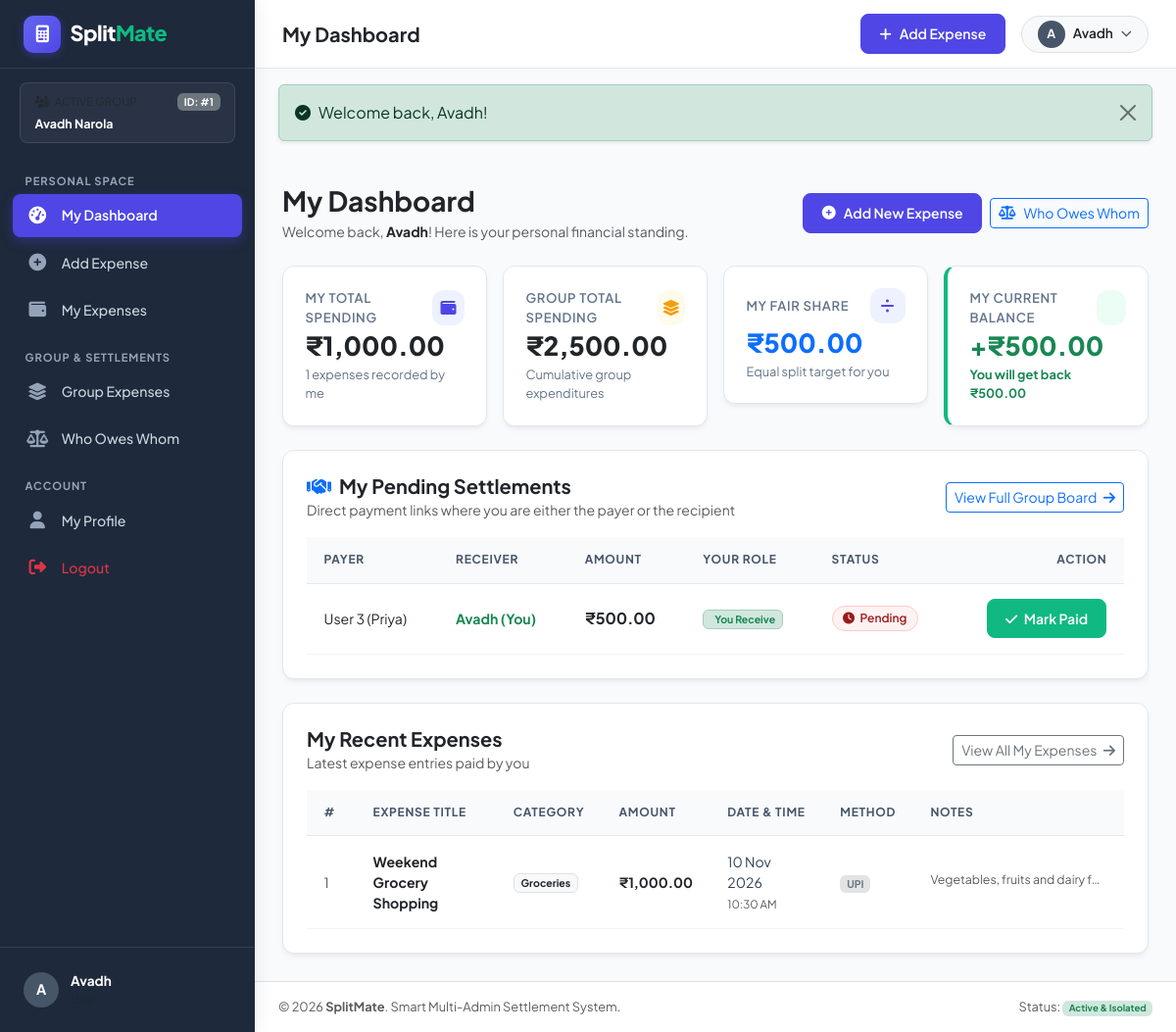
/user/dashboard.php (signed in), run on the app's committed database.
### tables this page shows
CREATE TABLE `users` (
    `user_id` INT AUTO_INCREMENT PRIMARY KEY,
    `admin_id` INT NOT NULL,
    `full_name` VARCHAR(100) NOT NULL,
    `email` VARCHAR(150) NOT NULL UNIQUE,
    `phone` VARCHAR(20) NOT NULL,
    `password` VARCHAR(255) NOT NULL,
    `status` ENUM('active', 'inactive') DEFAULT 'active',
    `email_verified` TINYINT(1) DEFAULT 0,
    `created_at` TIMESTAMP DEFAULT CURRENT_TIMESTAMP,
    `updated_at` TIMESTAMP DEFAULT CURRENT_TIMESTAMP ON UPDATE CURRENT_TIMESTAMP,
    CONSTRAINT `fk_users_admin` FOREIGN KEY (`admin_id`) REFERENCES `admins` (`admin_id`) ON DELETE CASCADE
);

CREATE TABLE `settlements` (
    `settlement_id` INT AUTO_INCREMENT PRIMARY KEY,
    `admin_id` INT NOT NULL,
    `payer_id` INT NOT NULL,
    `receiver_id` INT NOT NULL,
    `amount` DECIMAL(12, 2) NOT NULL,
    `period_start` DATE NULL,
    `period_end` DATE NULL,
    `status` ENUM('pending', 'paid') DEFAULT 'pending',
    `paid_at` DATETIME NULL,
    `confirmed_by` VARCHAR(100) NULL,
    `payment_method` VARCHAR(50) NULL,
    `notes` TEXT NULL,
    `created_at` TIMESTAMP DEFAULT CURRENT_TIMESTAMP,
    `updated_at` TIMESTAMP DEFAULT CURRENT_TIMESTAMP ON UPDATE CURRENT_TIMESTAMP,
    INDEX `idx_settlement_admin` (`admin_id`),
    INDEX `idx_settlement_payer` (`payer_id`),
    INDEX `idx_settlement_receiver` (`receiver_id`),
    INDEX `idx_settlement_status` (`status`),
    CONSTRAINT `fk_settlements_admin` FOREIGN KEY (`admin_id`) REFERENCES `admins` (`admin_id`) ON DELETE CASCADE,
    CONSTRAINT `fk_settlements_payer` FOREIGN KEY (`payer_id`) REFERENCES `users` (`user_id`) ON DELETE CASCADE,
    CONSTRAINT `fk_settlements_receiver` FOREIGN KEY (`receiver_id`) REFERENCES `users` (`user_id`) ON DELETE CASCADE
);

CREATE TABLE `expenses` (
    `expense_id` INT AUTO_INCREMENT PRIMARY KEY,
    `admin_id` INT NOT NULL,
    `user_id` INT NOT NULL,
    `title` VARCHAR(150) NOT NULL,
    `description` TEXT NULL,
    `amount` DECIMAL(12, 2) NOT NULL,
    `category` VARCHAR(50) NOT NULL,
    `expense_date` DATE NOT NULL,
    `expense_time` TIME NOT NULL,
    `payment_method` ENUM('Cash', 'UPI', 'Card', 'Net Banking', 'Other') DEFAULT 'UPI',
    `created_at` TIMESTAMP DEFAULT CURRENT_TIMESTAMP,
    `updated_at` TIMESTAMP DEFAULT CURRENT_TIMESTAMP ON UPDATE CURRENT_TIMESTAMP,
    INDEX `idx_expense_admin` (`admin_id`),
    INDEX `idx_expense_user` (`user_id`),
    INDEX `idx_expense_date` (`expense_date`),
    CONSTRAINT `fk_expenses_admin` FOREIGN KEY (`admin_id`) REFERENCES `admins` (`admin_id`) ON DELETE CASCADE,
    CONSTRAINT `fk_expenses_user` FOREIGN KEY (`user_id`) REFERENCES `users` (`user_id`) ON DELETE CASCADE
);

### user/dashboard.php (the view, shortened to what the rows shown need)
<?php
require_once __DIR__ . '/../includes/auth.php';
$userId  = current_user_id();
$adminId = current_admin_id();
$stats = get_user_dashboard_stats($userId, $adminId);
require_once __DIR__ . '/../includes/header.php';
?>
<?php if (!empty($stats['settlements'])): ?>
    <div class="sm-card p-4 mb-4">
        <div class="table-responsive">
            <table class="table table-custom">
                <thead>
                    <tr>
                        <th>Payer</th>
                        <th>Receiver</th>
                        <th>Amount</th>
                        <th>Your Role</th>
                        <th>Status</th>
                        <th class="text-end">Action</th>
                    </tr>
                </thead>
                <tbody>
                    <?php foreach ($stats['settlements'] as $st): ?>
                        <?php
                        $iAmPayer = ((int)$st['payer_id'] === $userId);
                        $isPaid = ($st['status'] === 'paid');
                        ?>
                        <tr>
                            <td class="<?= $iAmPayer ? 'fw-bold text-danger' : 'text-dark' ?>">
                                <?= e($st['payer_name']) ?> <?= $iAmPayer ? '(You)' : '' ?>
                            </td>
                            <td class="<?= !$iAmPayer ? 'fw-bold text-success' : 'text-dark' ?>">
                                <?= e($st['receiver_name']) ?> <?= !$iAmPayer ? '(You)' : '' ?>
                            </td>
                            <td class="fw-bold text-dark fs-6"><?= format_currency($st['amount']) ?></td>
                            <td>
                                <?php if ($iAmPayer): ?>
                                    <span class="badge bg-danger-subtle text-danger border border-danger-subtle">
                                        <i class="fa-solid fa-arrow-up-right me-1"></i>You Pay
                                    </span>
                                <?php else: ?>
                                    <span class="badge bg-success-subtle text-success border border-success-subtle">
                                        <i class="fa-solid fa-arrow-down-left me-1"></i>You Receive
                                    </span>
                                <?php endif; ?>
                            </td>
                            <td>
                                <?php if ($isPaid): ?>
                                    <span class="badge badge-custom badge-paid"><i class="fa-solid fa-check"></i> Paid</span>
                                <?php else: ?>
                                    <span class="badge badge-custom badge-pending"><i class="fa-solid fa-clock"></i> Pending</span>
                                <?php endif; ?>
                            </td>
                            <td class="text-end">
                                <?php if (!$isPaid): ?>
                                    <button type="button" class="btn btn-success-custom btn-sm" onclick="quickMarkPaid(<?= (int)$st['settlement_id'] ?>)">
                                        <i class="fa-solid fa-check me-1"></i> Mark Paid
                                    </button>
                                <?php else: ?>
                                    <small class="text-muted"><i class="fa-solid fa-lock"></i> Settled</small>
                                <?php endif; ?>
                            </td>
                        </tr>
                    <?php endforeach; ?>
                </tbody>
            </table>
        </div>
    </div>
<?php endif; ?>
<div class="sm-card p-4">
    <div class="table-responsive">
        <table class="table table-custom">
            <thead>
                <tr>
                    <th style="width: 50px;">#</th>
                    <th>Expense Title</th>
                    <th>Category</th>
                    <th>Amount</th>
                    <th>Date & Time</th>
                    <th>Method</th>
                    <th>Notes</th>
                </tr>
            </thead>
            <tbody>
                <?php if (empty($stats['recent_expenses'])): ?>
                    <tr>
                        <td colspan="7" class="text-center py-4 text-muted">
                            <i class="fa-solid fa-receipt fs-2 mb-2 d-block text-secondary"></i>
                            You haven't added any expenses yet.
                            <div class="mt-2">
                                <a href="<?= base_url('user/add_expense.php') ?>" class="btn btn-primary-custom btn-sm">
                                    <i class="fa-solid fa-plus me-1"></i> Add Your First Expense
                                </a>
                            </div>
                        </td>
                    </tr>
                <?php else: ?>
                    <?php foreach ($stats['recent_expenses'] as $idx => $exp): ?>
                        <tr>
                            <td class="text-muted small"><?= $idx + 1 ?></td>
                            <td class="fw-bold text-dark"><?= e($exp['title']) ?></td>
                            <td>
                                <span class="badge bg-light text-dark border">
                                    <?= e($exp['category']) ?>
                                </span>
                            </td>
                            <td class="fw-bold text-dark"><?= format_currency($exp['amount']) ?></td>
                            <td>
                                <div><?= format_date($exp['expense_date']) ?></div>
                                <small class="text-muted" style="font-size: 0.72rem;"><?= format_time($exp['expense_time']) ?></small>
                            </td>
                            <td>
                                <span class="badge bg-secondary-subtle text-secondary">
                                    <?= e($exp['payment_method']) ?>
                                </span>
                            </td>
                            <td>
                                <span class="text-muted small text-truncate d-inline-block" style="max-width: 180px;" title="<?= e($exp['description']) ?>">
                                    <?= !empty($exp['description']) ? e($exp['description']) : '-' ?>
                                </span>
                            </td>
                        </tr>
                    <?php endforeach; ?>
                <?php endif; ?>
            </tbody>
        </table>
    </div>
</div>
<?php
require_once __DIR__ . '/../includes/footer.php';
?>

### includes/header.php (shortened to what the rows shown need)
<?php
require_once __DIR__ . '/auth.php';
$currentUser = current_user();
?>
<!DOCTYPE html>
<html lang="en">
<head>
    <link href="https://cdn.jsdelivr.net/npm/bootstrap@5.3.3/dist/css/bootstrap.min.css" rel="stylesheet">
    <link rel="stylesheet" href="https://cdnjs.cloudflare.com/ajax/libs/font-awesome/6.5.1/css/all.min.css">
    <link rel="stylesheet" href="<?= base_url('assets/css/style.css') ?>">
</head>
<body>
<div class="app-wrapper">
    <?php require_once __DIR__ . '/sidebar.php'; ?>
    <div class="app-main">
        <header class="app-topbar">
            <div class="d-flex align-items-center gap-3">
                <div class="dropdown">
                    <button class="btn btn-light btn-sm d-flex align-items-center gap-2 rounded-pill px-3 py-1 border" type="button" data-bs-toggle="dropdown" aria-expanded="false">
                        <div class="user-avatar-sm" style="width: 28px; height: 28px; font-size: 0.78rem;">
                            <?= strtoupper(substr($currentUser['name'] ?? 'U', 0, 1)) ?>
                        </div>
                        <span class="d-none d-sm-inline fw-semibold text-dark" style="font-size: 0.85rem;">
                            <?= e($currentUser['name'] ?? 'Account') ?>
                        </span>
                        <i class="fa-solid fa-chevron-down text-muted" style="font-size: 0.7rem;"></i>
                    </button>
                </div>
            </div>
        </header>
        <main class="app-content">

### includes/sidebar.php (shortened to what the rows shown need)
<?php
$role = current_role();
$user = current_user();
$adminId = current_admin_id();
$adminName = 'Admin Group';
if ($adminId > 0) {
    $stmt = db()->prepare("SELECT full_name FROM admins WHERE admin_id = ?");
    $stmt->execute([$adminId]);
    $adminRow = $stmt->fetch();
    if ($adminRow) {
        $adminName = $adminRow['full_name'];
    }
}
?>
<aside class="app-sidebar" id="appSidebar">
    <div class="sidebar-admin-badge">
        <div class="d-flex align-items-center justify-content-between text-muted mb-1" style="font-size: 0.72rem;">
            <span><i class="fa-solid fa-users-gear me-1"></i> ACTIVE GROUP</span>
            <span class="badge bg-secondary" style="font-size: 0.65rem;">ID: #<?= $adminId ?></span>
        </div>
        <div class="fw-bold text-white text-truncate" title="<?= e($adminName) ?>">
            <?= e($adminName) ?>
        </div>
    </div>
    <div class="sidebar-footer">
        <div class="user-profile-badge">
            <div class="user-avatar-sm">
                <?= strtoupper(substr($user['name'] ?? 'U', 0, 1)) ?>
            </div>
            <div class="overflow-hidden">
                <div class="fw-bold text-white text-truncate" style="font-size: 0.85rem;"><?= e($user['name'] ?? 'User') ?></div>
                <div class="text-muted text-capitalize" style="font-size: 0.75rem;"><?= e($role) ?></div>
            </div>
        </div>
    </div>
</aside>

### data on the page
users: full_name "A", full_name "Avadh"
settlements: payer.full_name "User 3 (Priya)", receiver.full_name "Avadh", shows "(You)", amount "₹500.00", shows "You Receive", status "Pending"
expenses: title "Weekend Grocery Shopping", category "Groceries", amount "₹1,000.00", expense_date "10 Nov 2026", expense_time "10:30 AM", payment_method "UPI", description "Vegetables, fruits and dairy f…"

### other printed values
$adminId "1"
$adminName "Avadh Narola"
$pageTitle "My Dashboard"
$flash['message'] "Welcome back, Avadh!"
$_SESSION['auth_user']['name'] "Avadh"
format_currency($stats['my_total']) "₹1,000.00"
$stats['my_count'] "1"
format_currency($stats['group_total']) "₹2,500.00"
format_currency($stats['my_fair_share']) "₹500.00"
format_currency($myBal) "₹500.00"
